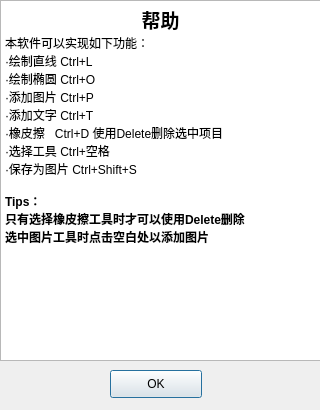
<?xml version="1.0" encoding="UTF-8"?>
<ui version="4.0">
 <class>About</class>
 <widget class="QDialog" name="About">
  <property name="geometry">
   <rect>
    <x>0</x>
    <y>0</y>
    <width>320</width>
    <height>410</height>
   </rect>
  </property>
  <property name="windowTitle">
   <string>Dialog</string>
  </property>
  <widget class="QTextBrowser" name="textBrowser">
   <property name="geometry">
    <rect>
     <x>0</x>
     <y>0</y>
     <width>321</width>
     <height>361</height>
    </rect>
   </property>
   <property name="html">
    <string>&lt;!DOCTYPE HTML PUBLIC &quot;-//W3C//DTD HTML 4.0//EN&quot; &quot;http://www.w3.org/TR/REC-html40/strict.dtd&quot;&gt;
&lt;html&gt;&lt;head&gt;&lt;meta name=&quot;qrichtext&quot; content=&quot;1&quot; /&gt;&lt;style type=&quot;text/css&quot;&gt;
p, li { white-space: pre-wrap; }
&lt;/style&gt;&lt;/head&gt;&lt;body style=&quot; font-family:'SimSun'; font-size:9.07563pt; font-weight:400; font-style:normal;&quot;&gt;
&lt;p align=&quot;center&quot; style=&quot; margin-top:0px; margin-bottom:0px; margin-left:0px; margin-right:0px; -qt-block-indent:0; text-indent:0px;&quot;&gt;&lt;span style=&quot; font-family:'SimSun'; font-size:14pt; font-weight:600;&quot;&gt;帮助&lt;/span&gt;&lt;/p&gt;
&lt;p align=&quot;justify&quot; style=&quot; margin-top:0px; margin-bottom:0px; margin-left:0px; margin-right:0px; -qt-block-indent:0; text-indent:0px;&quot;&gt;&lt;span style=&quot; font-family:'SimSun'; font-size:9pt;&quot;&gt;本软件可以实现如下功能：&lt;/span&gt;&lt;/p&gt;
&lt;p align=&quot;justify&quot; style=&quot; margin-top:0px; margin-bottom:0px; margin-left:0px; margin-right:0px; -qt-block-indent:0; text-indent:0px;&quot;&gt;&lt;span style=&quot; font-family:'SimSun'; font-size:9pt;&quot;&gt;·绘制直线 Ctrl+L&lt;/span&gt;&lt;/p&gt;
&lt;p align=&quot;justify&quot; style=&quot; margin-top:0px; margin-bottom:0px; margin-left:0px; margin-right:0px; -qt-block-indent:0; text-indent:0px;&quot;&gt;&lt;span style=&quot; font-family:'SimSun'; font-size:9pt;&quot;&gt;·绘制椭圆 Ctrl+O&lt;/span&gt;&lt;/p&gt;
&lt;p align=&quot;justify&quot; style=&quot; margin-top:0px; margin-bottom:0px; margin-left:0px; margin-right:0px; -qt-block-indent:0; text-indent:0px;&quot;&gt;&lt;span style=&quot; font-family:'SimSun'; font-size:9pt;&quot;&gt;·添加图片 Ctrl+P&lt;/span&gt;&lt;/p&gt;
&lt;p align=&quot;justify&quot; style=&quot; margin-top:0px; margin-bottom:0px; margin-left:0px; margin-right:0px; -qt-block-indent:0; text-indent:0px;&quot;&gt;&lt;span style=&quot; font-family:'SimSun'; font-size:9pt;&quot;&gt;·添加文字 Ctrl+T&lt;/span&gt;&lt;/p&gt;
&lt;p align=&quot;justify&quot; style=&quot; margin-top:0px; margin-bottom:0px; margin-left:0px; margin-right:0px; -qt-block-indent:0; text-indent:0px;&quot;&gt;&lt;span style=&quot; font-family:'SimSun'; font-size:9pt;&quot;&gt;·橡皮擦   Ctrl+D 使用Delete删除选中项目&lt;/span&gt;&lt;/p&gt;
&lt;p align=&quot;justify&quot; style=&quot; margin-top:0px; margin-bottom:0px; margin-left:0px; margin-right:0px; -qt-block-indent:0; text-indent:0px;&quot;&gt;&lt;span style=&quot; font-family:'SimSun'; font-size:9pt;&quot;&gt;·选择工具 Ctrl+空格&lt;/span&gt;&lt;/p&gt;
&lt;p align=&quot;justify&quot; style=&quot; margin-top:0px; margin-bottom:0px; margin-left:0px; margin-right:0px; -qt-block-indent:0; text-indent:0px;&quot;&gt;&lt;span style=&quot; font-family:'SimSun'; font-size:9pt;&quot;&gt;·保存为图片 Ctrl+Shift+S&lt;/span&gt;&lt;/p&gt;
&lt;p align=&quot;justify&quot; style=&quot;-qt-paragraph-type:empty; margin-top:0px; margin-bottom:0px; margin-left:0px; margin-right:0px; -qt-block-indent:0; text-indent:0px; font-family:'SimSun'; font-size:9pt;&quot;&gt;&lt;br /&gt;&lt;/p&gt;
&lt;p align=&quot;justify&quot; style=&quot; margin-top:0px; margin-bottom:0px; margin-left:0px; margin-right:0px; -qt-block-indent:0; text-indent:0px;&quot;&gt;&lt;span style=&quot; font-family:'SimSun'; font-size:9pt; font-weight:600;&quot;&gt;Tips：&lt;/span&gt;&lt;/p&gt;
&lt;p align=&quot;justify&quot; style=&quot; margin-top:0px; margin-bottom:0px; margin-left:0px; margin-right:0px; -qt-block-indent:0; text-indent:0px;&quot;&gt;&lt;span style=&quot; font-family:'SimSun'; font-size:9pt; font-weight:600;&quot;&gt;只有选择橡皮擦工具时才可以使用Delete删除&lt;/span&gt;&lt;/p&gt;
&lt;p align=&quot;justify&quot; style=&quot; margin-top:0px; margin-bottom:0px; margin-left:0px; margin-right:0px; -qt-block-indent:0; text-indent:0px;&quot;&gt;&lt;span style=&quot; font-family:'SimSun'; font-size:9pt; font-weight:600;&quot;&gt;选中图片工具时点击空白处以添加图片&lt;/span&gt;&lt;/p&gt;&lt;/body&gt;&lt;/html&gt;</string>
   </property>
  </widget>
  <widget class="QPushButton" name="pushButton">
   <property name="geometry">
    <rect>
     <x>110</x>
     <y>370</y>
     <width>92</width>
     <height>28</height>
    </rect>
   </property>
   <property name="text">
    <string>OK</string>
   </property>
  </widget>
 </widget>
 <resources/>
 <connections/>
</ui>
